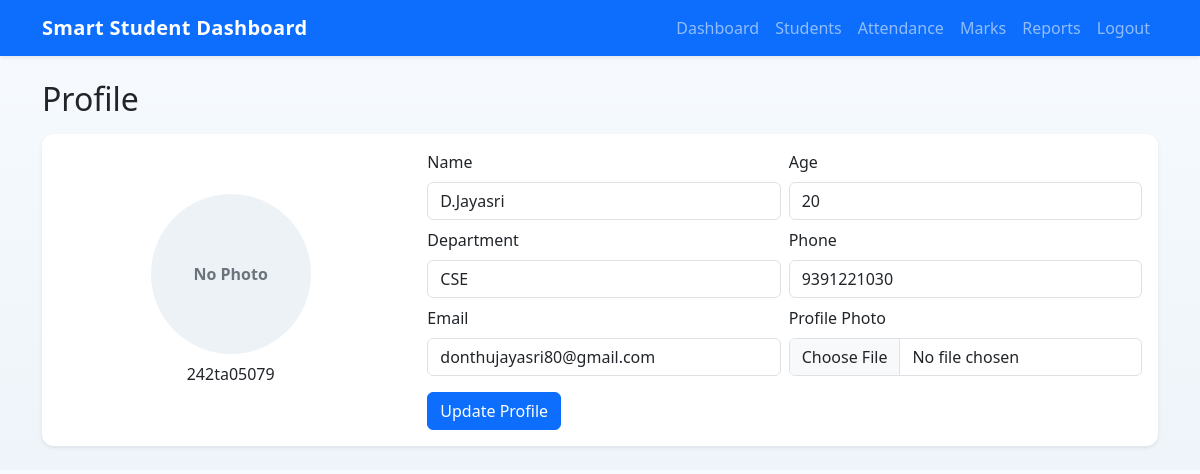
Screenshot of /profile (signed in) with the database file from the repository.
### tables this page shows
CREATE TABLE students (
            id INTEGER PRIMARY KEY AUTOINCREMENT,
            student_id TEXT UNIQUE NOT NULL,
            user_id INTEGER,
            name TEXT NOT NULL,
            age INTEGER,
            department TEXT,
            email TEXT,
            phone TEXT,
            profile_photo TEXT,
            FOREIGN KEY (user_id) REFERENCES users (id)
        );

### app.py (the view, shortened to what this page needs)
@app.route("/profile", methods=["GET", "POST"])
@login_required
def profile():
    db = get_db()
    if session.get("role") == "admin":
        student = None
    else:
        student = db.execute(
            "SELECT * FROM students WHERE user_id = ?", (session["user_id"],)
        ).fetchone()
    return render_template("profile.html", student=student)

### app.py (called while the page is built)
def get_db():
    if "db" not in g:
        g.db = sqlite3.connect(DATABASE)
        g.db.row_factory = sqlite3.Row
    return g.db

def login_required(view):
    @wraps(view)
    def wrapped(*args, **kwargs):
        if "user_id" not in session:
            flash("Please log in first.", "warning")
            return redirect(url_for("login"))
        return view(*args, **kwargs)
    return wrapped

### templates/profile.html
{% extends 'base.html' %}
{% block content %}
<h2 class="mb-3">Profile</h2>
{% if student %}
<div class="card profile-card shadow-sm">
    <div class="card-body">
        <div class="row g-4 align-items-center">
            <div class="col-md-4 text-center">
                {% if student.profile_photo %}
                <img class="profile-photo" src="{{ url_for('static', filename='images/' ~ student.profile_photo) }}" alt="Profile Photo">
                {% else %}
                <div class="profile-placeholder">No Photo</div>
                {% endif %}
                <p class="mt-2 mb-0">{{ student.student_id }}</p>
            </div>
            <div class="col-md-8">
                <form method="post" enctype="multipart/form-data">
                    <div class="row g-2">
                        <div class="col-md-6"><label class="form-label">Name</label><input class="form-control" type="text" name="name" value="{{ student.name or '' }}"></div>
                        <div class="col-md-6"><label class="form-label">Age</label><input class="form-control" type="number" name="age" value="{{ student.age or '' }}"></div>
                        <div class="col-md-6"><label class="form-label">Department</label><input class="form-control" type="text" name="department" value="{{ student.department or '' }}"></div>
                        <div class="col-md-6"><label class="form-label">Phone</label><input class="form-control" type="text" name="phone" value="{{ student.phone or '' }}"></div>
                        <div class="col-md-6"><label class="form-label">Email</label><input class="form-control" type="email" name="email" value="{{ student.email or '' }}"></div>
                        <div class="col-md-6"><label class="form-label">Profile Photo</label><input class="form-control" type="file" name="profile_photo" accept=".jpg,.jpeg,.png,.gif"></div>
                    </div>
                    <button class="btn btn-primary mt-3" type="submit">Update Profile</button>
                </form>
            </div>
        </div>
    </div>
</div>
{% else %}
<div class="alert alert-info">Admin users do not have a student profile card.</div>
{% endif %}
{% endblock %}

### static/css/styles.css (style rules this page uses)
body { background: linear-gradient(180deg, #f7fbff, #eef4f9); }
.profile-card { border: none; }
.profile-placeholder { width: 160px; height: 160px; border-radius: 50%; background: #edf2f7; margin: 0 auto; display: flex; align-items: center; justify-content: center; color: #6c757d; font-weight: 600; }
.card { border-radius: 12px; }

### rows the page displays
students: student_id "242ta05079", name "D.Jayasri", age "20", department "CSE", phone "9391221030", email "donthujayasri80@gmail.com"
